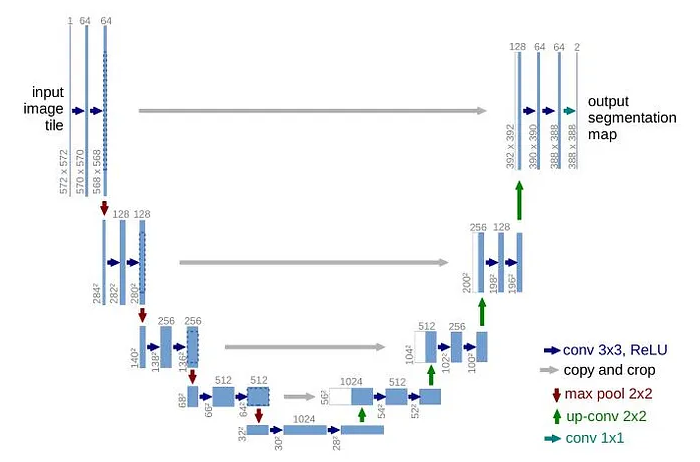
#> input picture assets/unet.png, 700 x 462 px; its folder holds only this picture in this run
$ python -i dataset_clean.py   (imports and definitions only)
#> lines starting #> are read from the running program, lines starting #| are printed output that depends on the picture
import cv2
import os
import shutil
import numpy as np
from PIL import Image
import imagehash

def es_imagen_bn_preciso(image_path, umbral_color=3.0, debug=False):
    """
    Método simple y preciso para detectar imágenes en escala de grises.
    Analiza directamente la diferencia entre la imagen original y su versión convertida a escala de grises.

    Args:
        image_path: Ruta a la imagen
        umbral_color: Umbral de diferencia máxima permitida
        debug: Si es True, imprime información de diagnóstico

    Returns:
        Boolean: True si la imagen es escala de grises, False si es color
    """
#> called with image_path = '../assets/unet.png', umbral_color = 1, debug = True
    try:
        # Leer la imagen con OpenCV
        img = cv2.imread(image_path)
#> img is the input picture: shape (462, 700, 3); mean B, G, R 247.6, 246.3, 244.8

        if img is None:
            if debug:
                print(f"No se pudo leer la imagen: {image_path}")
            return False

        # Si la imagen tiene un solo canal, es definitivamente B/N
        if len(img.shape) == 2 or img.shape[2] == 1:
            if debug:
                print(f"Imagen con un solo canal (definitivamente B/N): {image_path}")
            return True

        # Convertir a escala de grises y luego de vuelta a BGR para comparar
        gray = cv2.cvtColor(img, cv2.COLOR_BGR2GRAY)
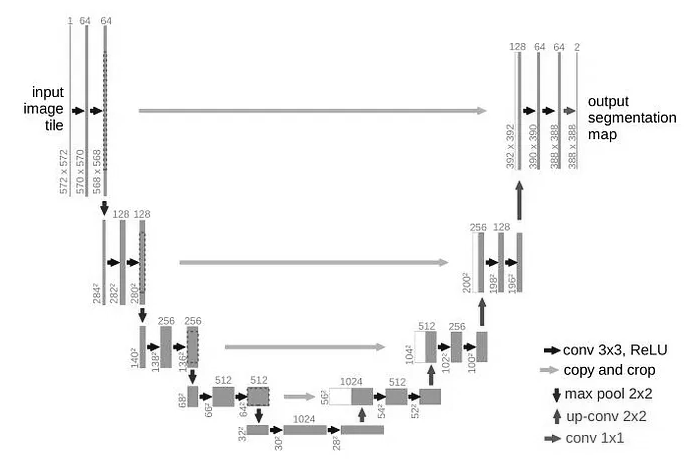
#> gray: shape (462, 700); min 0, max 255, mean 246
        gray_bgr = cv2.cvtColor(gray, cv2.COLOR_GRAY2BGR)

        # Calcular la diferencia absoluta entre la imagen original y la versión en escala de grises
        diff = cv2.absdiff(img, gray_bgr)
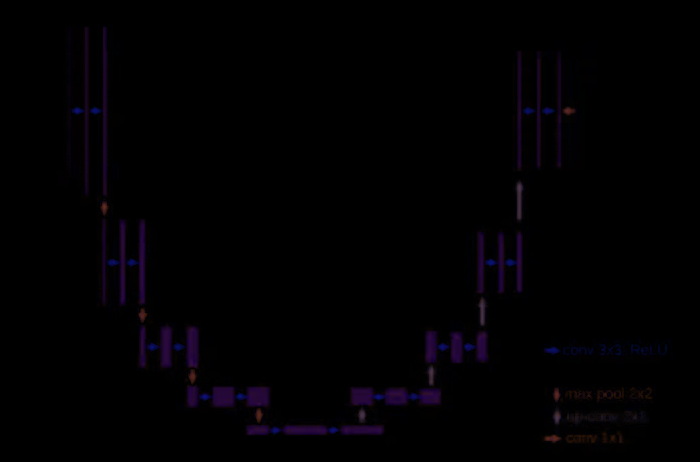
#> diff: shape (462, 700, 3); mean B, G, R 2.2, 0.5, 1.5

        # Calcular la diferencia media entre las dos imágenes
        mean_diff = np.mean(diff)
#> mean_diff = 1.42

        if debug:
            print(f"Diferencia media entre original y escala de grises: {mean_diff:.2f} (Umbral: {umbral_color})")
#| Diferencia media entre original y escala de grises: 1.42 (Umbral: 1.0)

        return mean_diff <= umbral_color

    except Exception as e:
        print(f"Error al procesar {image_path}: {e}")
        return False

# [137 lines left out: functions detectar_vinetas, calcular_hash, limpiar_dataset, not called in this run]

# Función adicional para hacer pruebas individuales
def probar_imagen(ruta_imagen):
    """
    Prueba individualmente una imagen para ver si es detectada como B/N.
    Útil para ajustar el umbral correcto.
    """
    print(f"Analizando imagen: {ruta_imagen}")

    # Probamos con diferentes umbrales
    umbrales = [1.0, 2.0, 3.0, 5.0, 10.0]
    for umbral in umbrales:
        resultado = es_imagen_bn_preciso(ruta_imagen, umbral_color=umbral, debug=True)
#> resultado = False
        print(f"Umbral {umbral}: {'B/N' if resultado else 'COLOR'}")
#| Umbral 1.0: COLOR

    print("\nVisualización (valores más altos indican más color):")
    # Visualizar la diferencia entre la imagen original y la versión en escala de grises
    img = cv2.imread(ruta_imagen)
    if img is not None:
        gray = cv2.cvtColor(img, cv2.COLOR_BGR2GRAY)
        gray_bgr = cv2.cvtColor(gray, cv2.COLOR_GRAY2BGR)
        diff = cv2.absdiff(img, gray_bgr)
        print(f"Diferencia media: {np.mean(diff):.2f}")
#| Diferencia media: 1.42

        # Opcional: guardar imagen diferencia para visualización
        # cv2.imwrite("diferencia.jpg", diff * 20)  # Amplificar diferencias para ver mejor

# probar_imagen(r'dataset/todas/ILSVRC2012_val_00000622.JPEG')
# 🔹 Uso del script
carpeta_origen = r"dataset/todas"
carpeta_destino = r"dataset/descarte"
# [1 line not run here, left out]

>>> result = probar_imagen('../assets/unet.png')
